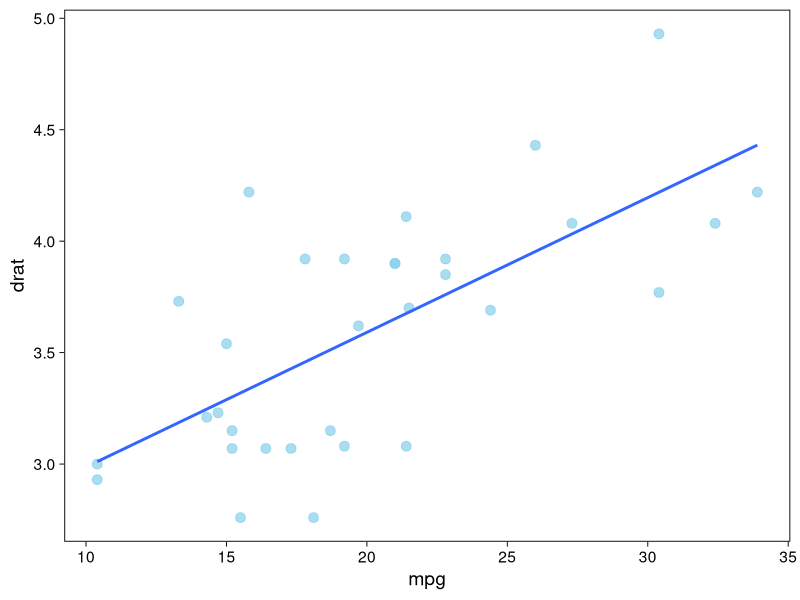
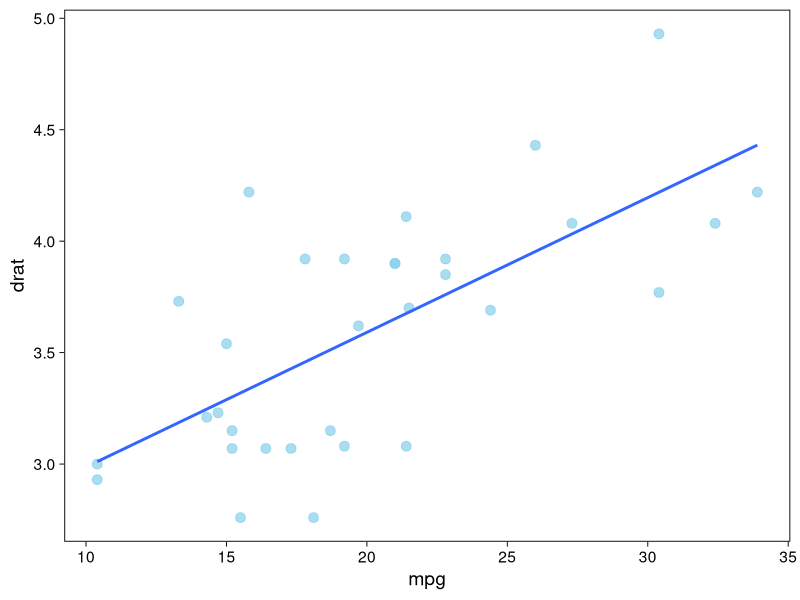
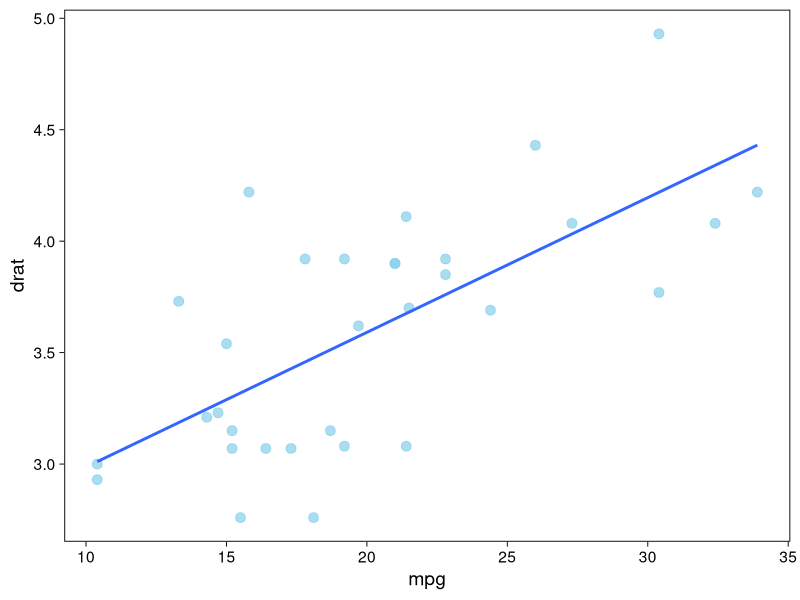
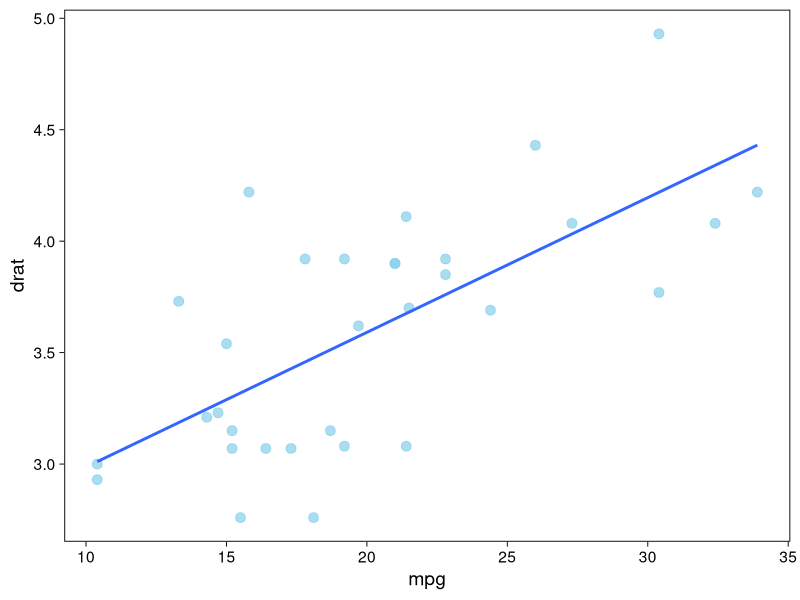
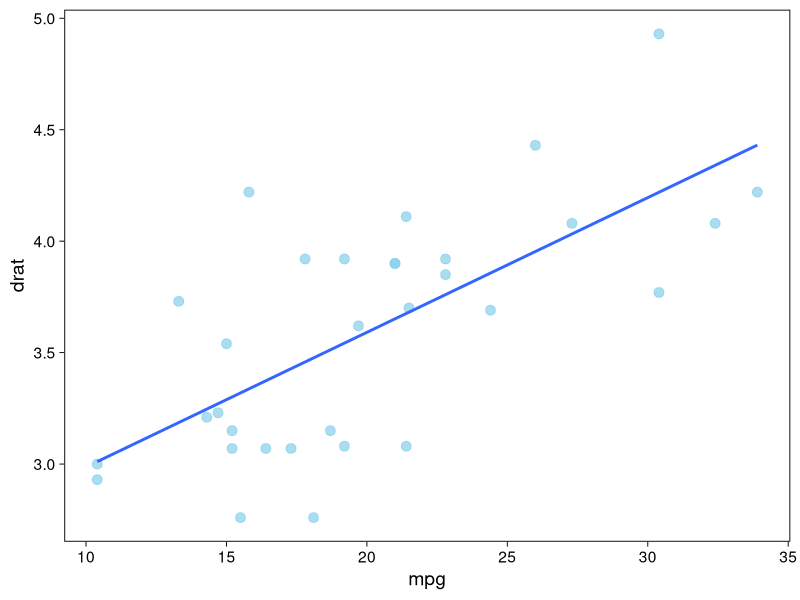
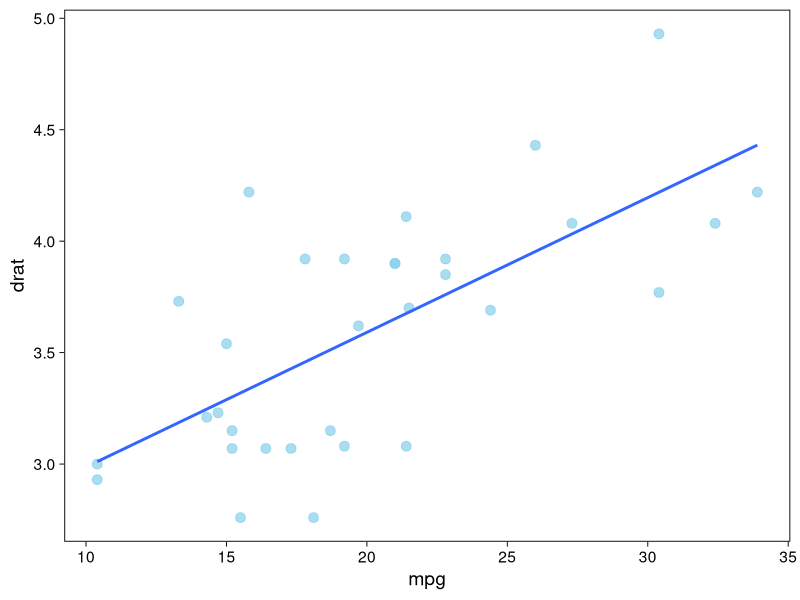
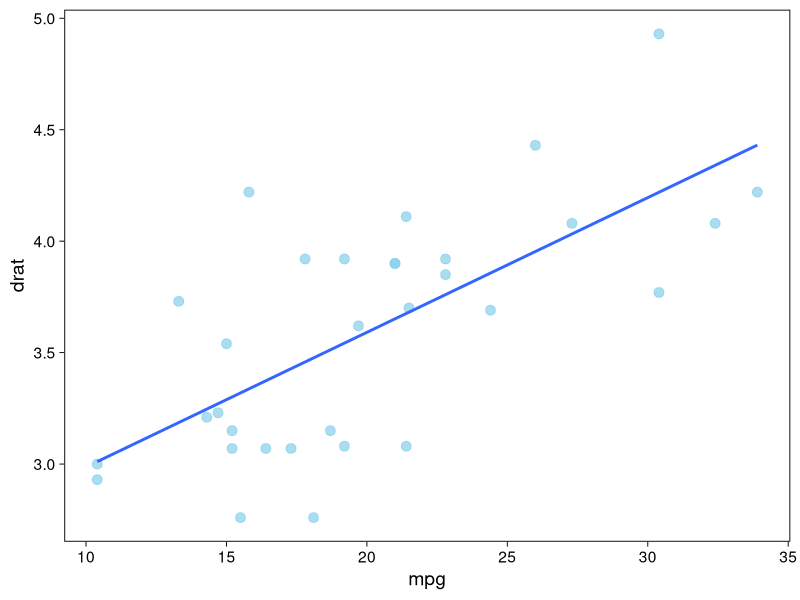
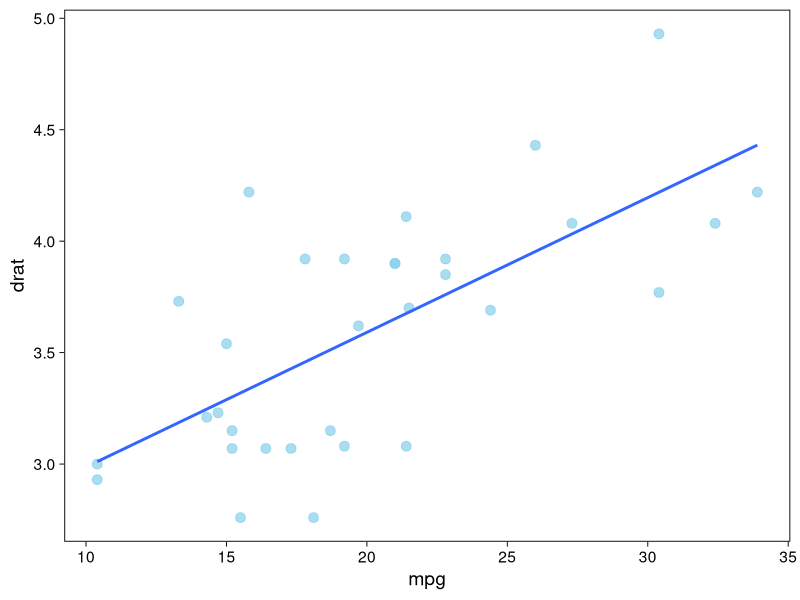

Generate these figures, in order, with R:
## ---- chunk 1
library(ggplot2)
theme_set(theme_linedraw(base_size = 14))
p <- ggplot(mtcars, aes(x = mpg, y = drat)) + 
  geom_point(color = "skyblue", size = 3, alpha = 0.7) +
  geom_smooth(method = "lm", formula = 'y ~ x', se = FALSE) +
  theme(panel.grid = element_blank())
p
## ---- chunk 2
#| fig-width: 4
#| figh-height: 5
#| out-width: "50%"
#| fig-align: "center"
p
## ---- chunk 3
#| fig-width: 4
#| figh-height: 5
#| out-width: "25%"
#| fig-align: "center"
p
## ---- chunk 4
#| out-width: "50%"
#| fig-align: "center"
p
## ---- chunk 5
#| out-width: "30%"
#| fig-align: "right"
p
## ---- chunk 6
#| out-width: "50%"
#| fig-align: "center"
p
## ---- chunk 7
p
## ---- chunk 8
p
